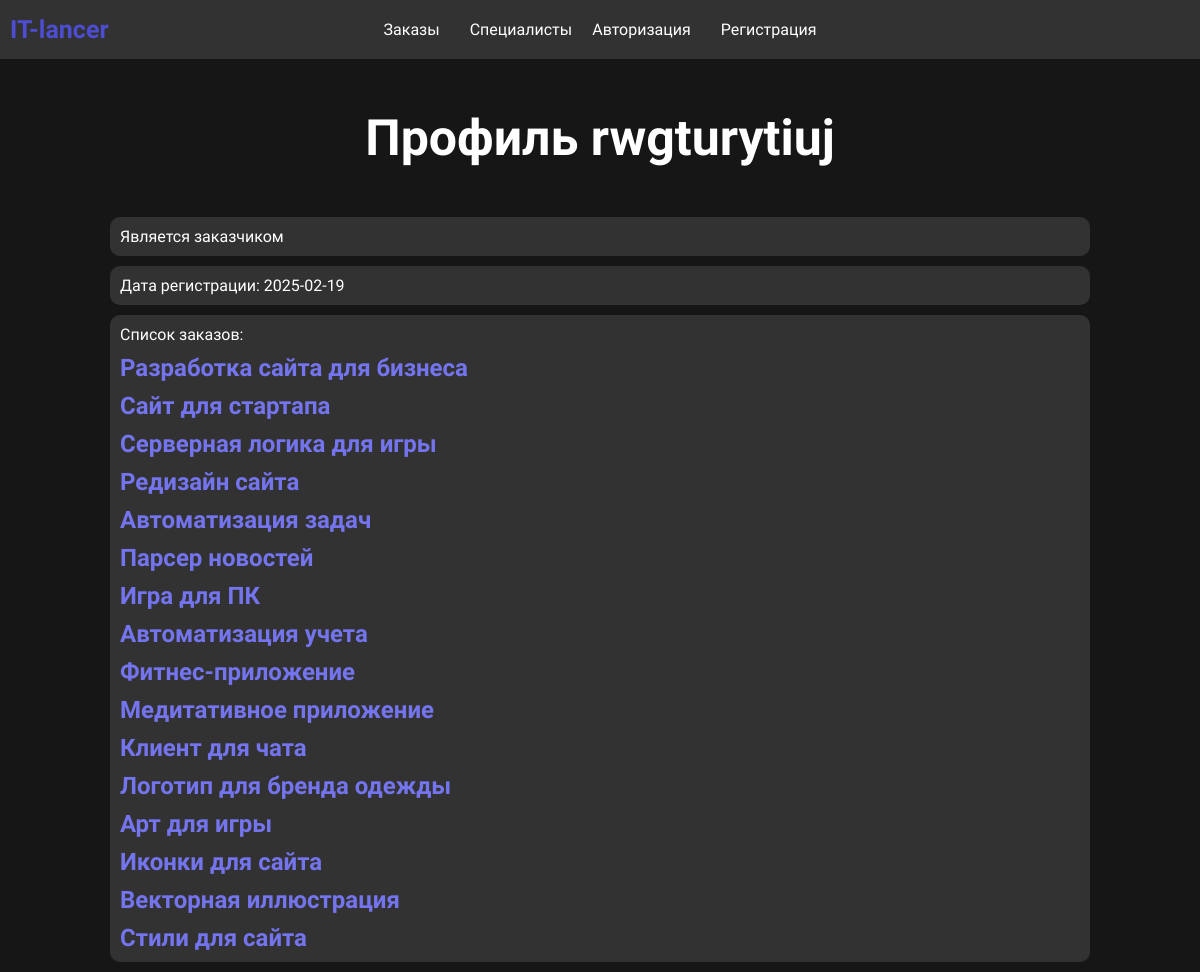
The app's page /portfolio.php?user_id=5 with its own data.
### tables this page shows
CREATE TABLE `users` (
  `id` int(11) NOT NULL,
  `login` varchar(255) NOT NULL,
  `email` varchar(255) NOT NULL,
  `password` varchar(255) NOT NULL,
  `role_id` int(11) NOT NULL,
  `right_id` int(11) NOT NULL DEFAULT 2,
  `date` date NOT NULL DEFAULT current_timestamp()
);

CREATE TABLE `orders` (
  `id` int(11) NOT NULL,
  `name` varchar(255) NOT NULL,
  `description` text NOT NULL,
  `sphere_type_id` int(11) NOT NULL,
  `user_id` int(11) NOT NULL,
  `date` datetime NOT NULL DEFAULT current_timestamp(),
  `price` varchar(255) DEFAULT NULL,
  `status_id` int(11) NOT NULL DEFAULT 1,
  `moderation_status_id` int(11) NOT NULL DEFAULT 1
);

### portfolio.php (the view)
<?php
include "components/core.php";
include "components/header.php";
$user_id = $_GET['user_id'];
?>
<div class="page_header">
    <div class="content">
        <div class="page_header_center">
            <?php if($user_id == $_SESSION['user']['id']){?>
            <h1>Мой портфолио</h1>
            <?php }else{
                $select_user = "SELECT * FROM `users` WHERE `id` = $user_id";
                $select_user_res = $link->query($select_user);
                $user = $select_user_res->fetch_assoc();
                ?>
                <h1>Профиль <?php echo $user['login']; ?></h1>
                <?php } ?>
        </div>
    </div>
</div>
<?php
if($user['role_id'] == 2){
$select_portfolio = "SELECT `portfolio`.*, `sphere_types`.`name` AS `spheres_types_name`, `spheres`.`name` AS `spheres_name`
FROM `portfolio`
	LEFT JOIN `sphere_types` ON `portfolio`.`sphere_type_id` = `sphere_types`.`id`
	LEFT JOIN `spheres` ON `sphere_types`.`sphere_id` = `spheres`.`id`
    WHERE `portfolio`.`user_id` = $user_id";
$select_portfolio_res = $link->query($select_portfolio);
$portfolio = $select_portfolio_res -> fetch_assoc();
?>
<div class="my_portfolio">
    <div class="content">
        <div class="my_portfolio_block">
            <?php
            if($user_id == $_SESSION['user']['id']){
            ?>
            <div class="change">
                <a href="make_portfolio.php?hour=<?php echo $portfolio['hour_salary'] ?>?month=<?php echo $portfolio['month_salary'] ?>?experience=<?php echo $portfolio['experience'] ?>?resume_text=<?php echo $portfolio['resume_text'] ?>" class="portfolio_link">Изменить профиль</a>
            </div>
            <?php } ?>
            <div class="my_portfolio_block-item standart">
                <h2>Почасовая оплата</h2>
                <p><?php echo $portfolio['hour_salary'] ?></p>
            </div>
            <div class="my_portfolio_block-item standart">
                <h2>Помесячная оплата</h2>
                <p><?php echo $portfolio['month_salary'] ?></p>
            </div>
            <div class="my_portfolio_block-item standart">
                <h2>Опыт в годах</h2>
                <p><?php echo $portfolio['experience'] ?></p>
            </div>
            <div class="my_portfolio_block-item standart">
                <h2>Описание опыта работы</h2>
                <p><?php echo $portfolio['resume_text'] ?></p>
            </div>
            <div class="my_portfolio_block-item standart">
                <h2>Сфера работы</h2>
                <h3><?php echo $portfolio['spheres_name'] ?></h3>
                <p><?php echo $portfolio['spheres_types_name'] ?></p>
            </div>
        </div>
    </div>
</div>
<?php }if($user['role_id'] == 1){ ?>
<div class="my_portfolio">
    <div class="content">
        <div class="my_portfolio_block-item standart">
            <p>Является заказчиком</p>
        </div>
        <div class="my_portfolio_block-item standart">
            <p>Дата регистрации: <?php echo $user['date']; ?></p>
        </div>
        <div class="my_portfolio_block-item standart">
            <p>Список заказов:</p>
            <?php
            $select_orders = "SELECT * FROM `orders` WHERE `user_id` = '{$user['id']}'";
            $select_orders_res = $link->query($select_orders);
            while($order = $select_orders_res->fetch_assoc()){
            ?>
            <a href="order.php?id=<?php echo $order['id']; ?>" class="order"><?php echo $order['name']; ?></a>
            <?php } ?>
        </div>
    </div>
</div>
<?php
}
?>

### styles/style.css (style rules this page uses)
* { padding: 0; margin: 0; box-sizing: border-box; font-family: "Ubuntu", serif; }
body { background-color: #161616; color: white; }
.standart { background-color: rgba(50, 50, 50, 100); border-radius: 10px; padding: 10px; display: flex; flex-direction: column; gap: 10px; min-width: 550px; margin: 10px; }
.content { max-width: 1000px; margin: 0 auto; }
.page_header_center { display: flex; justify-content: center; font-size: 25px; margin-bottom: 50px; }
.order { color: rgb(116, 116, 239); text-decoration: none; transition: .2s; font-weight: bolder; font-size: 150%; }

### records on screen
users: login "rwgturytiuj", date "2025-02-19"
orders: name "Разработка сайта для бизнеса"
orders: name "Сайт для стартапа"
orders: name "Серверная логика для игры"
orders: name "Редизайн сайта"
orders: name "Автоматизация задач"
orders: name "Парсер новостей"
orders: name "Игра для ПК"
orders: name "Автоматизация учета"
orders: name "Фитнес-приложение"
orders: name "Медитативное приложение"
orders: name "Клиент для чата"
orders: name "Логотип для бренда одежды"
orders: name "Арт для игры"
orders: name "Иконки для сайта"
orders: name "Векторная иллюстрация"
orders: name "Стили для сайта"
